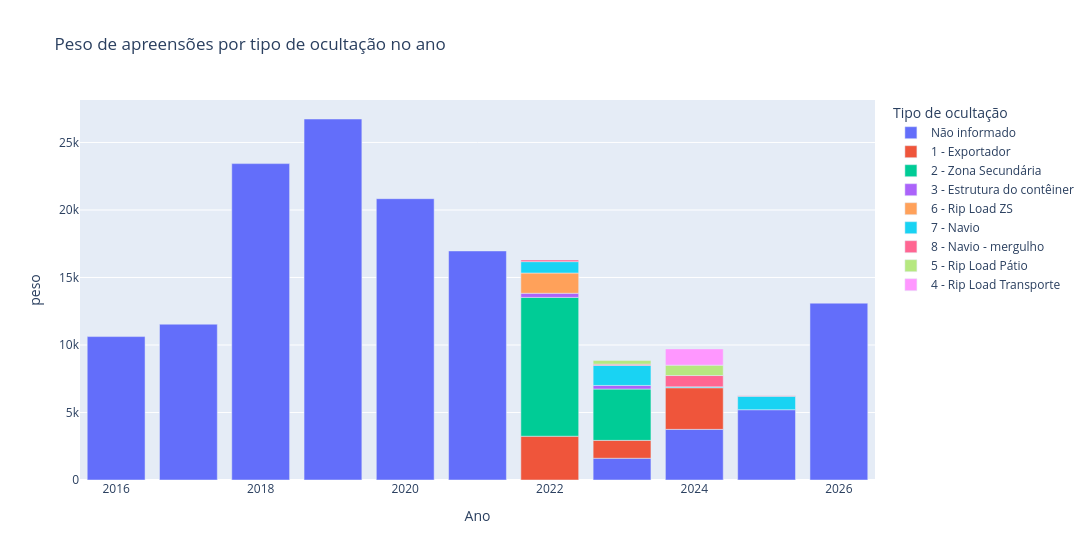

Here is the notebook cell this chart was saved with:
### Code cell
g.FigTipoOcultacao()

### Figure 1 — Plotly figure (JSON) as saved in the notebook; plotly's stock layout.template omitted (floating-point values rounded to 4 significant figures)
{"data": [{"hovertemplate": "Tipo de ocultação=Não informado<br>Ano=%{x}<br>peso=%{y}<extra></extra>", "legendgroup": "Não informado", "marker": {"color": "#636efa", "pattern": {"shape": ""}}, "name": "Não informado", "orientation": "v", "showlegend": true, "textposition": "auto", "type": "bar", "x": [2016, 2017, 2018, 2019, 2020, 2021, 2023, 2024, 2025, 2026], "xaxis": "x", "y": [10620.0, 11540.0, 23430.0, 26740.0, 20840.0, 16970.0, 1610.0, 3751.0, 5206.0, 13100.0], "yaxis": "y"}, {"hovertemplate": "Tipo de ocultação=1 - Exportador<br>Ano=%{x}<br>peso=%{y}<extra></extra>", "legendgroup": "1 - Exportador", "marker": {"color": "#EF553B", "pattern": {"shape": ""}}, "name": "1 - Exportador", "orientation": "v", "showlegend": true, "textposition": "auto", "type": "bar", "x": [2022, 2023, 2024], "xaxis": "x", "y": [3242.0, 1326.0, 3082.0], "yaxis": "y"}, {"hovertemplate": "Tipo de ocultação=2 - Zona Secundária<br>Ano=%{x}<br>peso=%{y}<extra></extra>", "legendgroup": "2 - Zona Secundária", "marker": {"color": "#00cc96", "pattern": {"shape": ""}}, "name": "2 - Zona Secundária", "orientation": "v", "showlegend": true, "textposition": "auto", "type": "bar", "x": [2022, 2023], "xaxis": "x", "y": [10280.0, 3801.0], "yaxis": "y"}, {"hovertemplate": "Tipo de ocultação=3 - Estrutura do contêiner<br>Ano=%{x}<br>peso=%{y}<extra></extra>", "legendgroup": "3 - Estrutura do contêiner", "marker": {"color": "#ab63fa", "pattern": {"shape": ""}}, "name": "3 - Estrutura do contêiner", "orientation": "v", "showlegend": true, "textposition": "auto", "type": "bar", "x": [2022, 2023], "xaxis": "x", "y": [305.0, 265.9], "yaxis": "y"}, {"hovertemplate": "Tipo de ocultação=6 - Rip Load ZS<br>Ano=%{x}<br>peso=%{y}<extra></extra>", "legendgroup": "6 - Rip Load ZS", "marker": {"color": "#FFA15A", "pattern": {"shape": ""}}, "name": "6 - Rip Load ZS", "orientation": "v", "showlegend": true, "textposition": "auto", "type": "bar", "x": [2022], "xaxis": "x", "y": [1502.0], "yaxis": "y"}, {"hovertemplate": "Tipo de ocultação=7 - Navio<br>Ano=%{x}<br>peso=%{y}<extra></extra>", "legendgroup": "7 - Navio", "marker": {"color": "#19d3f3", "pattern": {"shape": ""}}, "name": "7 - Navio", "orientation": "v", "showlegend": true, "textposition": "auto", "type": "bar", "x": [2022, 2023, 2024, 2025], "xaxis": "x", "y": [841.6, 1482.0, 68.0, 1000.0], "yaxis": "y"}, {"hovertemplate": "Tipo de ocultação=8 - Navio - mergulho<br>Ano=%{x}<br>peso=%{y}<extra></extra>", "legendgroup": "8 - Navio - mergulho", "marker": {"color": "#FF6692", "pattern": {"shape": ""}}, "name": "8 - Navio - mergulho", "orientation": "v", "showlegend": true, "textposition": "auto", "type": "bar", "x": [2022, 2023, 2024, 2025], "xaxis": "x", "y": [130.0, 95.83, 837.0, 29.0], "yaxis": "y"}, {"hovertemplate": "Tipo de ocultação=5 - Rip Load Pátio<br>Ano=%{x}<br>peso=%{y}<extra></extra>", "legendgroup": "5 - Rip Load Pátio", "marker": {"color": "#B6E880", "pattern": {"shape": ""}}, "name": "5 - Rip Load Pátio", "orientation": "v", "showlegend": true, "textposition": "auto", "type": "bar", "x": [2023, 2024], "xaxis": "x", "y": [268.0, 770.0], "yaxis": "y"}, {"hovertemplate": "Tipo de ocultação=4 - Rip Load Transporte<br>Ano=%{x}<br>peso=%{y}<extra></extra>", "legendgroup": "4 - Rip Load Transporte", "marker": {"color": "#FF97FF", "pattern": {"shape": ""}}, "name": "4 - Rip Load Transporte", "orientation": "v", "showlegend": true, "textposition": "auto", "type": "bar", "x": [2024], "xaxis": "x", "y": [1202.0], "yaxis": "y"}], "layout": {"barmode": "relative", "legend": {"title": {"text": "Tipo de ocultação"}, "tracegroupgap": 0}, "title": {"text": "Peso de apreensões por tipo de ocultação no ano"}, "width": 1100, "xaxis": {"anchor": "y", "categoryorder": "category ascending", "domain": [0, 1], "title": {"text": "Ano"}}, "yaxis": {"anchor": "x", "domain": [0, 1], "title": {"text": "peso"}}}}
